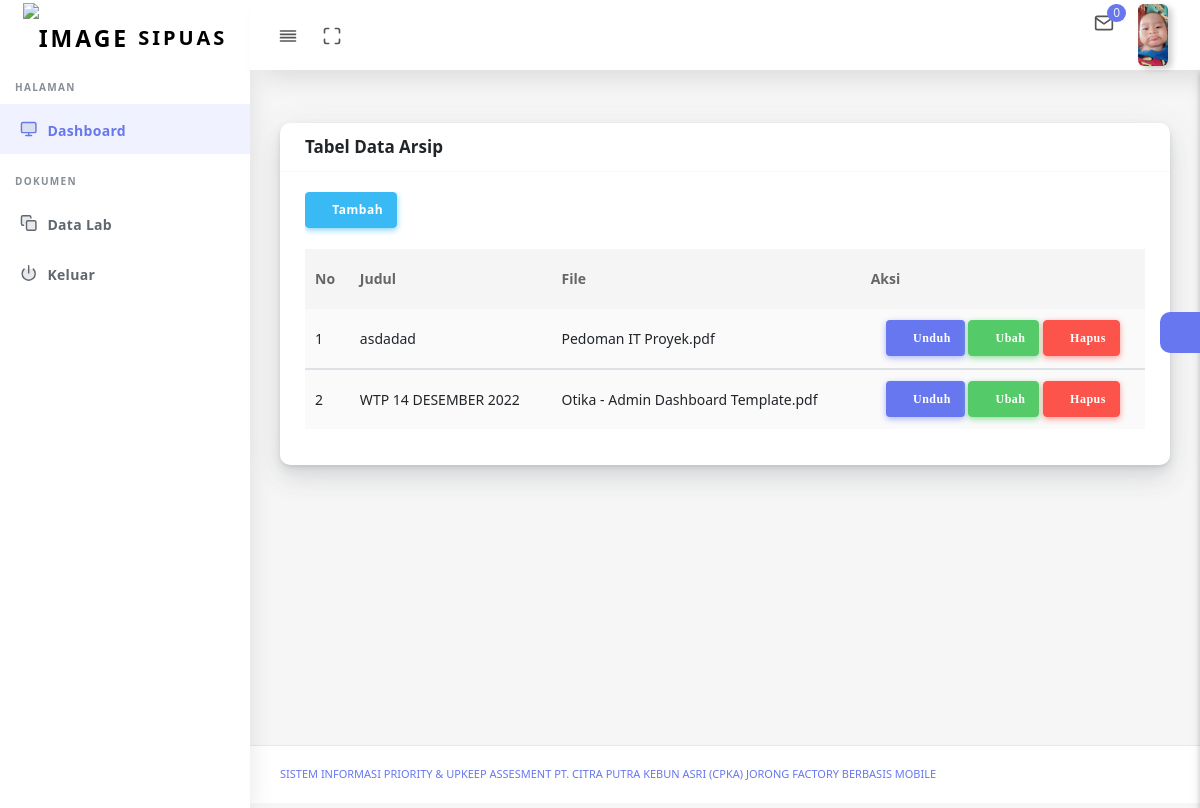
Screenshot of /data_arsip_admin_lab.php (signed in) with the database file from the repository.
### tables this page shows
CREATE TABLE `user` (
  `id_user` int(11) NOT NULL,
  `nama` text NOT NULL,
  `username` varchar(100) NOT NULL,
  `password` varchar(100) NOT NULL,
  `level` enum('Manager','Administrator','Admin_LAB','Admin_Proses','Admin_Maintenance','Admin_K3','Operator_Lab','Operator_Proses','Operator_Maintenaance','Operator_K3','Admin_Har','Superadmin') NOT NULL,
  `status` text NOT NULL,
  `foto` text NOT NULL,
  `id_pegawai` int(11) NOT NULL
);

CREATE TABLE `arsip` (
  `id_arsip` int(11) NOT NULL,
  `id_user` int(11) NOT NULL,
  `judul` text NOT NULL,
  `file` text NOT NULL
);

### data_arsip_admin_lab.php (the view, shortened to what this page needs)
<!DOCTYPE html>
<html lang="en">
<head>
  <link rel="stylesheet" href="assets/css/app.min.css">
  <link rel="stylesheet" href="assets/bundles/datatables/datatables.min.css">
  <link rel="stylesheet" href="assets/bundles/datatables/DataTables-1.10.16/css/dataTables.bootstrap4.min.css">
  <link rel="stylesheet" href="assets/bundles/bootstrap-daterangepicker/daterangepicker.css">
  <link rel="stylesheet" href="assets/bundles/bootstrap-colorpicker/dist/css/bootstrap-colorpicker.min.css">
  <link rel="stylesheet" href="assets/bundles/select2/dist/css/select2.min.css">
  <link rel="stylesheet" href="assets/bundles/jquery-selectric/selectric.css">
  <link rel="stylesheet" href="assets/bundles/bootstrap-timepicker/css/bootstrap-timepicker.min.css">
  <link rel="stylesheet" href="assets/bundles/bootstrap-tagsinput/dist/bootstrap-tagsinput.css">
  <link rel="stylesheet" href="assets/css/style.css">
  <link rel="stylesheet" href="assets/css/components.css">
  <link rel="stylesheet" href="assets/css/custom.css">
</head>
<body>
  <div id="app">
    <div class="main-wrapper main-wrapper-1">
      <div class="navbar-bg"></div>
      <?php include ('proses/menu/menu_admin_lab.php')?>
      <div class="main-content">
        <section class="section">
          <div class="section-body">
            <div class="row">
              <div class="col-12">
                <div class="card">
                  <div class="card-header">
                    <h4>Tabel Data Arsip</h4>
                  </div>
                  <div class="card-body">
                    <div class="table-responsive">
                    <button class="btn btn-icon btn-info" data-toggle="modal" data-target="#tambah">
                      <i class="fas fa-plus" aria-hidden="true"></i> Tambah
                                                    </button><br><br>
                      <table class="table table-striped table-hover" id="save-stage" style="width:100%;">
                      <thead>
                                        <tr>
                                            <th>No</th>
                                            <th>Judul</th>
                                            <th>File</th>
                                            <th>Aksi</th>
                                        </tr>
                                    </thead>
                                    <?php
                                         $id_user=$_SESSION['id_user'];
                                                    $query = mysql_query("SELECT * FROM arsip
                                                    INNER JOIN user on user.id_user = arsip.id_user
                                                    WHERE arsip.id_user='$id_user'
                                                    ORDER BY id_arsip");
                                                $no = 1;
                                                    while ($data = mysql_fetch_assoc($query)) {?>
                                    <tbody>
                                        <tr>
                                                <td> <?php echo $no++ ?></td>
                                                <td> <?php echo $data['judul']; ?></td>
                                                <td> <?php echo $data['file']; ?></td>
                                                <td class="td-actions text-center">
                                        <a href="download_arsip_admin_lab.php?filename=<?=$data['file']?>">
                                        <button type="button" rel="tooltip" class="btn btn-icon btn-primary">
                                        <i class="fa fa-download"> Unduh</i>
                                        </button></a>
                                                         <a  href ="#edit" data-toggle="modal" data-id="<?php echo $data['id_arsip'];?>"
                                                         data-target="#edit"><button type="button" rel="tooltip" class="btn btn-icon btn-success">
                                                            <i class="fa fa-edit"> Ubah</i>
                                                        </button></a>
  <a  href="#" onclick="confirm_modal('proses/admin_lab/hapus_arsip_admin_lab.php?id=<?php echo $data['id_arsip'];?>');">
  <button type="button" rel="tooltip" class="btn btn-icon btn-danger">
                                                            <i class="fas fa-trash"> Hapus</i>
                                                        </button></a>
                                                      </td>
                                        </tr>
                                    </tbody>
                                        <?php  } ?>
                      </table>
                    </div>
                  </div>
                </div>
              </div>
            </div>
          </div>
        </section>
        <div class="settingSidebar">
          <a href="javascript:void(0)" class="settingPanelToggle"> <i class="fa fa-spin fa-cog"></i>
          </a>
        </div>
      </div>
      <footer class="main-footer">
        <div class="footer-left">
          <a href="templateshub.net">Sistem Informasi Priority & Upkeep Assesment PT. Citra Putra Kebun Asri (CPKA) Jorong Factory Berbasis Mobile</a></a>
        </div>
      </footer>
    </div>
  </div>
</body>
</html>

### proses/menu/menu_admin_lab.php (shortened to what this page needs)
<nav class="navbar navbar-expand-lg main-navbar sticky">
        <div class="form-inline mr-auto">
          <ul class="navbar-nav mr-3">
            <li><a href="#" data-toggle="sidebar" class="nav-link nav-link-lg
									collapse-btn"> <i data-feather="align-justify"></i></a></li>
            <li><a href="#" class="nav-link nav-link-lg fullscreen-btn">
                <i data-feather="maximize"></i>
              </a></li>
          </ul>
        </div>
        <ul class="navbar-nav navbar-right">
        <?php
          $query =mysql_query("SELECT * FROM wtp_lab WHERE status_admin='Menunggu'");
           $z = mysql_num_rows($query)
           ?>
          <li class="dropdown dropdown-list-toggle"><a href="#" data-toggle="dropdown"
              class="nav-link nav-link-lg message-toggle"><i data-feather="mail"></i>
              <span class="badge headerBadge1">
              <?php echo $z; ?> </span> </a>
          </li>
          <li class="dropdown"><a href="#" data-toggle="dropdown"
              class="nav-link dropdown-toggle nav-link-lg nav-link-user">
			  <?php
                                    $id_user=$_SESSION['id_user'];
                                    $query_mysql = mysql_query("SELECT * FROM user WHERE id_user='$id_user'")or die(mysql_error());
                                    while($data = mysql_fetch_array($query_mysql)){
                                        ?>
			  <img alt="image" src="foto/<?php echo $data['foto']?>"
			  <?php } ?>
                class="user-img-radious-style"> <span class="d-sm-none d-lg-inline-block"></span></a>
          </li>
        </ul>
      </nav>
<div class="main-sidebar sidebar-style-2">
        <aside id="sidebar-wrapper">
          <div class="sidebar-brand">
            <a href="halaman.php"> <img alt="image" src="assets2/logo/logo.png" class="header-logo" /> <span
                class="logo-name">SIPUAS</span>
            </a>
          </div>
          <ul class="sidebar-menu">
            <li class="menu-header">Halaman</li>
            <li class="dropdown active">
              <a href="halaman.php" class="nav-link"><i data-feather="monitor"></i><span>Dashboard</span></a>
            </li>
            <li class="menu-header">Dokumen</li>
            <li class="dropdown">
              <a href="#" class="menu-toggle nav-link has-dropdown"><i data-feather="copy"></i><span> Data Lab</span></a>
            </li>
            <li class="dropdown">
              <a href="logout.php"><i
                  data-feather="power"></i><span>Keluar</span></a>
            </li>
          </ul>
        </aside>
      </div>

### rows the page displays
user: foto (picture)
arsip: judul "asdadad", file "Pedoman IT Proyek.pdf"
arsip: judul "WTP 14 DESEMBER 2022", file "Otika - Admin Dashboard Template.pdf"

### other values shown
$z "0"
